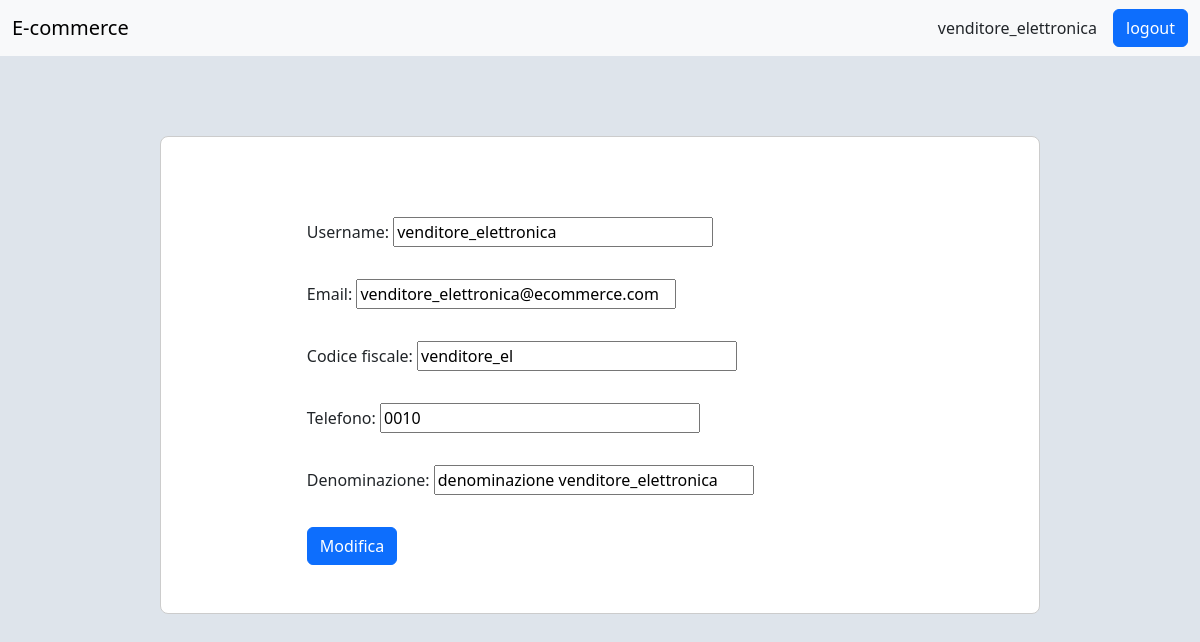
Page /profilo/modifica_profilo_venditore (signed in) on the committed database.
### autenticazione/models.py (models this page shows)
class CustomUser(AbstractUser):
    codice_fiscale = models.CharField(max_length=16)
    telefono = models.CharField(max_length=20)

### utenti/models.py (models this page shows, shortened)
class Venditore(models.Model):
    user = models.OneToOneField(CustomUser, on_delete=models.CASCADE, null=True, blank=True)
    denominazione = models.CharField(max_length=100, unique=True)
    class Meta:
        permissions = [
            ("puo_visualizzare_profilo_venditore", "Può visualizzare il profilo del venditore"),
            ("puo_modificare_profilo_venditore", "Può modificare il profilo del venditore"),
        ]

### utenti/views.py (the view)
@permission_required("utenti.puo_modificare_profilo_venditore")
def modifica_profilo_venditore_view(request):
    if request.method == "POST":
        user_form = CustomUserChangeForm(request.POST, instance=request.user)
        venditore_form = VenditoreForm(request.POST, instance=request.user.venditore)
        if venditore_form.is_valid() and user_form.is_valid():
            user_form.save()
            venditore_form.save()
            return profilo_view(request)
        else:
            print("\033[91mVenditoreForm errors:\033[0m", venditore_form.errors)
            print("\033[91mUserForm errors:\033[0m", user_form.errors)
            return render(request, "errore.html")
    else:
        user = request.user
        user_form = CustomUserChangeForm(instance=user)
        venditore_form = VenditoreForm(instance=user.venditore)
        return render(request, "modifica_profilo_venditore.html",
                      {"user_form": user_form, "venditore_form": venditore_form})

### autenticazione/forms.py
class CustomUserChangeForm(forms.ModelForm):
    email = forms.EmailField(required=True)
    class Meta:
        model = CustomUser
        fields = ('username', 'email', 'codice_fiscale', 'telefono')
    def __init__(self, *args, **kwargs):
        super().__init__(*args, **kwargs)
        self.fields["username"].help_text = ""

### utenti/forms.py
class VenditoreForm(forms.ModelForm):
    class Meta:
        model = Venditore
        exclude = ["user"]

### templates/modifica_profilo_venditore.html (shortened to what this page needs)
{% extends "base.html" %}
{% load static %}
{% load filters %}
{% block css %}
    <link rel="stylesheet" href="{% static 'profilo_acquirente.css' %}?v={{ now|date:'U' }}">
{% endblock %}
{% block content %}
    <div class="container">
        <div class="row justify-content-center">
            <div class="col-10 profilo">
                <form method="post" action="{% url 'modifica_profilo_venditore' %}">
                    {{ user_form.as_div }}
                    {{ venditore_form.as_div }}
                    <button type="submit" class="btn btn-primary">Modifica</button>
                </form>
            </div>
        </div>
    </div>
{% endblock %}

### templates/base.html (shortened to what this page needs)
{% load static %}
<!DOCTYPE html>
<html lang="it">
<head>
    <link href="https://cdn.jsdelivr.net/npm/bootstrap@5.3.7/dist/css/bootstrap.min.css" rel="stylesheet"
>
    <link rel="stylesheet" href="{% static 'base.css' %}?v={{ now|date:'U' }}">
    {% block css %}
    {% endblock %}
</head>
<body>
<nav class="navbar navbar-expand-lg bg-body-tertiary">
    <div class="container-fluid">
        <a class="navbar-brand" href="{% url 'home_page' %}">E-commerce</a>
        <div class="collapse navbar-collapse" id="navbarSupportedContent">
            {% if not user.is_authenticated %}
                <a href="{% url 'accedi' %}" class="btn btn-outline-primary">Accedi</a>
            {% else %}
                {% if perms.utenti.puo_visualizzare_profilo_acquirente or perms.utenti.puo_visualizzare_profilo_venditore %}
                        <div class="profilo">
                    <a class="nav-link active" href="{% url 'profilo' %}"> {{ user.username }} </a>
                </div>
                {% endif %}
                <form method="post" action="{% url 'logout' %}">
                    <button type="submit" class="btn btn-primary">logout</button>
                </form>
            {% endif %}
        </div>
    </div>
</nav>
{% block content %}
{% endblock %}
</body>
</html>

### static/base.css (style rules this page uses)
body { background-color: #dee4eb; }
.profilo { padding: 0 1rem; }

### static/profilo_acquirente.css (style rules this page uses)
.container { margin-top: 5rem; border: 1px solid #ccc; padding: 5rem 5rem 3rem 5rem; border-radius: 0.5rem; background-color: white; width: 55rem; }
.profilo form input { width: 20rem; }
form > div { margin-bottom: 2rem; }

### rows in the picture
CustomUser: username "venditore_elettronica", email "venditore_elettronica@ecommerce.com", codice_fiscale "venditore_el", telefono "0010"
Venditore: denominazione "denominazione venditore_elettronica"
